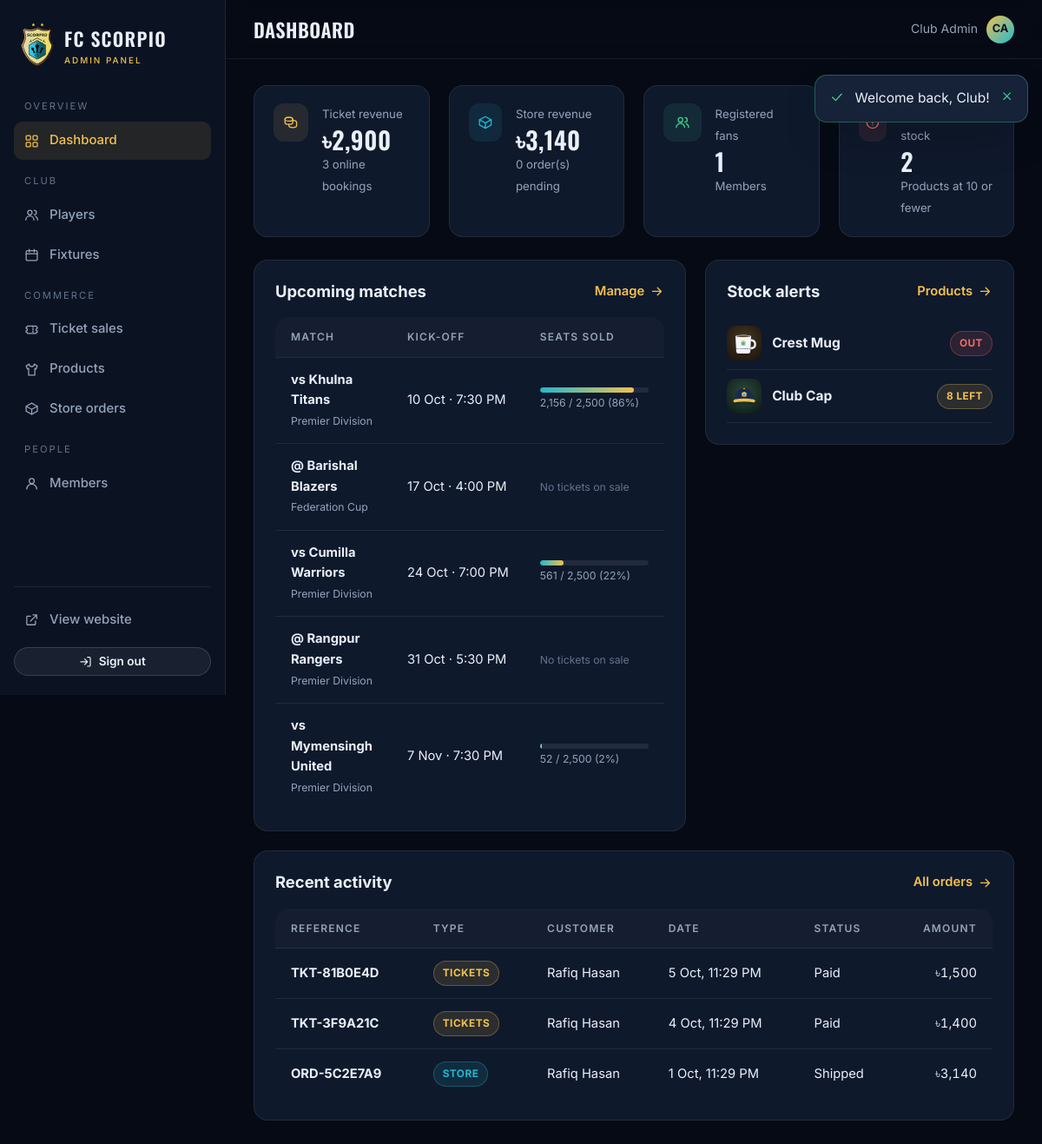
/admin/index.php (signed in), run on the app's committed database.
### tables this page shows
CREATE TABLE users (
    id            INT UNSIGNED AUTO_INCREMENT PRIMARY KEY,
    name          VARCHAR(100) NOT NULL,
    email         VARCHAR(150) NOT NULL UNIQUE,
    phone         VARCHAR(20)  NULL,
    password_hash VARCHAR(255) NOT NULL,
    role          ENUM('fan','admin') NOT NULL DEFAULT 'fan',
    created_at    TIMESTAMP NOT NULL DEFAULT CURRENT_TIMESTAMP
);

CREATE TABLE fixtures (
    id            INT UNSIGNED AUTO_INCREMENT PRIMARY KEY,
    opponent      VARCHAR(100) NOT NULL,
    competition   VARCHAR(80)  NOT NULL DEFAULT 'Premier Division',
    venue         VARCHAR(120) NOT NULL,
    is_home       TINYINT(1)   NOT NULL DEFAULT 1,
    kickoff       DATETIME     NOT NULL,
    status        ENUM('scheduled','finished','postponed') NOT NULL DEFAULT 'scheduled',
    goals_for     TINYINT UNSIGNED NULL,
    goals_against TINYINT UNSIGNED NULL,
    created_at    TIMESTAMP NOT NULL DEFAULT CURRENT_TIMESTAMP,
    INDEX idx_kickoff (kickoff)
);

CREATE TABLE products (
    id          INT UNSIGNED AUTO_INCREMENT PRIMARY KEY,
    name        VARCHAR(120) NOT NULL,
    category    ENUM('Kits','Training','Accessories','Souvenirs') NOT NULL DEFAULT 'Accessories',
    description TEXT NULL,
    price       DECIMAL(10,2) NOT NULL,
    stock       INT UNSIGNED  NOT NULL DEFAULT 0,
    image       VARCHAR(255) NULL,
    is_active   TINYINT(1) NOT NULL DEFAULT 1,
    created_at  TIMESTAMP NOT NULL DEFAULT CURRENT_TIMESTAMP
);

### includes/helpers.php (called while the page is built, shortened)
<?php
function e(mixed $value): string
{
    return htmlspecialchars((string) ($value ?? ''), ENT_QUOTES | ENT_SUBSTITUTE, 'UTF-8');
}
function base_url(): string
{
    static $base = null;
    if ($base !== null) {
        return $base;
    }
    $root      = str_replace('\\', '/', (string) realpath(ROOT_PATH));
    $scriptDir = str_replace('\\', '/', (string) realpath(dirname($_SERVER['SCRIPT_FILENAME'] ?? '')));
    $relative  = trim(substr($scriptDir, strlen($root)), '/');
    $urlDir    = rtrim(str_replace('\\', '/', dirname($_SERVER['SCRIPT_NAME'] ?? '/')), '/');
    if ($relative !== '' && str_ends_with($urlDir, '/' . $relative)) {
        $urlDir = substr($urlDir, 0, -strlen($relative) - 1);
    }
    return $base = $urlDir;
}
function url(string $path = ''): string
{
    return base_url() . '/' . ltrim($path, '/');
}
function asset(string $path): string
{
    $file = ROOT_PATH . '/assets/' . ltrim($path, '/');
    $v = is_file($file) ? filemtime($file) : 1;
    return url('assets/' . ltrim($path, '/')) . '?v=' . $v;
}
function money(float|int|string $amount): string
{
    return config('app.currency') . number_format((float) $amount, 0);
}
function fmt_date(?string $dt, string $format = 'D, j M Y'): string
{
    return $dt ? date($format, strtotime($dt)) : '—';
}
function fmt_time(?string $dt): string
{
    return $dt ? date('g:i A', strtotime($dt)) : '';
}
function initials(string $name): string
{
    $parts = preg_split('/\s+/', trim($name));
    $first = mb_substr($parts[0] ?? '', 0, 1);
    $last  = count($parts) > 1 ? mb_substr(end($parts), 0, 1) : '';
    return mb_strtoupper($first . $last);
}
function product_image(?string $file): string
{
    return $file ? url('uploads/products/' . $file) : asset('img/crest.png');
}

### includes/auth.php (called while the page is built, shortened)
<?php
function current_user(): ?array
{
    static $user = false;
    if ($user !== false) {
        return $user;
    }
    $id = $_SESSION['user_id'] ?? null;
    $user = $id ? db_one('SELECT id, name, email, phone, role, created_at FROM users WHERE id = ?', [$id]) : null;
    return $user;
}
function require_login(): array
{
    $user = current_user();
    return $user;
}
function require_admin(): array
{
    $user = require_login();
    return $user;
}

### includes/db.php (called while the page is built, shortened)
<?php
function db(): PDO
{
    static $pdo = null;
    if ($pdo instanceof PDO) {
        return $pdo;
    }
    $c = config('db');
    $dsn = sprintf('mysql:host=%s;port=%d;dbname=%s;charset=utf8mb4', $c['host'], $c['port'], $c['name']);
    try {
        $pdo = new PDO($dsn, $c['user'], $c['password'], [
            PDO::ATTR_ERRMODE            => PDO::ERRMODE_EXCEPTION,
            PDO::ATTR_DEFAULT_FETCH_MODE => PDO::FETCH_ASSOC,
            PDO::ATTR_EMULATE_PREPARES   => false,
        ]);
        $pdo->exec("SET time_zone = '" . (new DateTime())->format('P') . "'");
    } catch (PDOException $e) {
        http_response_code(500);
        $msg = config('app.debug') ? e($e->getMessage()) : 'Database connection failed.';
        exit('<div style="font-family:system-ui;max-width:640px;margin:10vh auto;padding:24px;border-radius:12px;background:#fff4f4;color:#7a1f1f;border:1px solid #f3c2c2">'
            . '<h2 style="margin-top:0">Cannot connect to the database</h2><p>' . $msg . '</p>'
            . '<p>Make sure MySQL is running and that you imported <code>database/schema.sql</code>. '
            . 'Credentials live in <code>config/config.php</code>.</p></div>');
    }
    return $pdo;
}
function db_query(string $sql, array $params = []): PDOStatement
{
    $stmt = db()->prepare($sql);
    $stmt->execute($params);
    return $stmt;
}
function db_all(string $sql, array $params = []): array
{
    return db_query($sql, $params)->fetchAll();
}
function db_one(string $sql, array $params = []): ?array
{
    $row = db_query($sql, $params)->fetch();
    return $row === false ? null : $row;
}
function db_value(string $sql, array $params = []): mixed
{
    $v = db_query($sql, $params)->fetchColumn();
    return $v === false ? null : $v;
}

### includes/bootstrap.php (called while the page is built, shortened)
<?php
require_once __DIR__ . '/helpers.php';
require_once __DIR__ . '/db.php';
require_once __DIR__ . '/auth.php';
require_once __DIR__ . '/icons.php';
function config(string $key, mixed $default = null): mixed
{
    $value = $GLOBALS['config'];
    foreach (explode('.', $key) as $part) {
        $value = $value[$part];
    }
    return $value;
}

### admin/index.php (the view, shortened to what this page needs)
<?php
require __DIR__ . '/../includes/bootstrap.php';
require_admin();
$stats = [
    'fans'         => (int) db_value("SELECT COUNT(*) FROM users WHERE role = 'fan'"),
    'ticket_rev'   => (float) db_value('SELECT COALESCE(SUM(total), 0) FROM ticket_orders'),
    'tickets_sold' => (int) db_value('SELECT COALESCE(SUM(quantity), 0) FROM ticket_orders'),
    'store_rev'    => (float) db_value("SELECT COALESCE(SUM(total), 0) FROM orders WHERE status <> 'cancelled'"),
    'pending'      => (int) db_value("SELECT COUNT(*) FROM orders WHERE status = 'pending'"),
    'low_stock'    => (int) db_value('SELECT COUNT(*) FROM products WHERE is_active = 1 AND stock <= 10'),
];
$upcoming = db_all(
    "SELECT f.*, COALESCE(SUM(t.sold), 0) AS sold, COALESCE(SUM(t.capacity), 0) AS capacity
     FROM fixtures f LEFT JOIN ticket_types t ON t.fixture_id = f.id
     WHERE f.status = 'scheduled' AND f.kickoff > NOW()
     GROUP BY f.id ORDER BY f.kickoff LIMIT 5"
);
$recentOrders = db_all(
    "SELECT o.reference, o.total, o.status, o.created_at, u.name, 'Store' AS kind FROM orders o JOIN users u ON u.id = o.user_id
     UNION ALL
     SELECT o.reference, o.total, 'paid', o.created_at, u.name, 'Tickets' FROM ticket_orders o JOIN users u ON u.id = o.user_id
     ORDER BY created_at DESC LIMIT 8"
);
$lowStock = db_all('SELECT id, name, stock, image FROM products WHERE is_active = 1 AND stock <= 10 ORDER BY stock LIMIT 5');
$pageTitle = 'Dashboard';
$active = 'dashboard';
require __DIR__ . '/../partials/admin_header.php';
?>
<div class="grid grid-4" style="margin-bottom:26px">
    <div class="stat-card"><div class="ico"><?= icon('coins') ?></div><div><span>Ticket revenue</span><strong><?= money($stats['ticket_rev']) ?></strong><span><?= number_format($stats['tickets_sold']) ?> online bookings</span></div></div>
    <div class="stat-card"><div class="ico teal"><?= icon('package') ?></div><div><span>Store revenue</span><strong><?= money($stats['store_rev']) ?></strong><span><?= $stats['pending'] ?> order(s) pending</span></div></div>
    <div class="stat-card"><div class="ico green"><?= icon('users') ?></div><div><span>Registered fans</span><strong><?= number_format($stats['fans']) ?></strong><span>Members</span></div></div>
    <div class="stat-card"><div class="ico red"><?= icon('alert') ?></div><div><span>Low / out of stock</span><strong><?= $stats['low_stock'] ?></strong><span>Products at 10 or fewer</span></div></div>
</div>
<div class="grid" style="grid-template-columns:1.4fr 1fr;align-items:start">
    <div class="card">
        <div class="card-title"><h3>Upcoming matches</h3><a class="link-arrow" href="<?= url('admin/fixtures.php') ?>">Manage <?= icon('arrow') ?></a></div>
        <?php if ($upcoming): ?>
        <div class="table-wrap" style="border:0;background:none">
            <table class="table">
                <thead><tr><th>Match</th><th>Kick-off</th><th style="width:36%">Seats sold</th></tr></thead>
                <tbody>
                <?php foreach ($upcoming as $f): $pct = $f['capacity'] ? round($f['sold'] / $f['capacity'] * 100) : 0; ?>
                    <tr>
                        <td><strong><?= $f['is_home'] ? 'vs' : '@' ?> <?= e($f['opponent']) ?></strong><br><small class="muted"><?= e($f['competition']) ?></small></td>
                        <td class="nowrap"><?= fmt_date($f['kickoff'], 'j M') ?> · <?= fmt_time($f['kickoff']) ?></td>
                        <td>
                            <?php if ($f['capacity']): ?>
                                <div class="bar"><span style="width:<?= $pct ?>%"></span></div>
                                <small class="muted"><?= number_format($f['sold']) ?> / <?= number_format($f['capacity']) ?> (<?= $pct ?>%)</small>
                            <?php else: ?><small class="faint">No tickets on sale</small><?php endif; ?>
                        </td>
                    </tr>
                <?php endforeach; ?>
                </tbody>
            </table>
        </div>
        <?php else: ?><div class="empty">No upcoming fixtures.</div><?php endif; ?>
    </div>
    <div class="card">
        <div class="card-title"><h3>Stock alerts</h3><a class="link-arrow" href="<?= url('admin/products.php') ?>">Products <?= icon('arrow') ?></a></div>
        <?php foreach ($lowStock as $p): ?>
            <div class="cell-main" style="padding:10px 0;border-bottom:1px solid var(--border)">
                <img class="thumb-sm" src="<?= e(product_image($p['image'])) ?>" alt="" style="width:40px;height:40px;border-radius:10px">
                <div style="flex:1"><strong><?= e($p['name']) ?></strong></div>
                <span class="pill <?= $p['stock'] == 0 ? 'pill-red' : 'pill-gold' ?>"><?= $p['stock'] == 0 ? 'Out' : (int) $p['stock'] . ' left' ?></span>
            </div>
        <?php endforeach; ?>
    </div>
</div>
<div class="card" style="margin-top:22px">
    <div class="card-title"><h3>Recent activity</h3><a class="link-arrow" href="<?= url('admin/orders.php') ?>">All orders <?= icon('arrow') ?></a></div>
    <div class="table-wrap" style="border:0;background:none">
        <table class="table">
            <thead><tr><th>Reference</th><th>Type</th><th>Customer</th><th>Date</th><th>Status</th><th class="num">Amount</th></tr></thead>
            <tbody>
            <?php foreach ($recentOrders as $o): ?>
                <tr>
                    <td><strong><?= e($o['reference']) ?></strong></td>
                    <td><span class="pill <?= $o['kind'] === 'Tickets' ? 'pill-gold' : 'pill-teal' ?>"><?= e($o['kind']) ?></span></td>
                    <td><?= e($o['name']) ?></td>
                    <td class="nowrap"><?= fmt_date($o['created_at'], 'j M, g:i A') ?></td>
                    <td><?= e(ucfirst($o['status'])) ?></td>
                    <td class="num"><?= money($o['total']) ?></td>
                </tr>
            <?php endforeach; ?>
            </tbody>
        </table>
    </div>
</div>
<?php require __DIR__ . '/../partials/admin_footer.php'; ?>

### partials/admin_header.php (shortened to what this page needs)
<?php
require __DIR__ . '/head.php';
$user = current_user();
$active = $active ?? '';
$nav = [
    'Overview' => [
        'dashboard' => ['admin/index.php', 'Dashboard', 'grid'],
    ],
    'Club' => [
        'players'  => ['admin/players.php',  'Players',   'users'],
        'fixtures' => ['admin/fixtures.php', 'Fixtures',  'calendar'],
    ],
    'Commerce' => [
        'tickets'  => ['admin/tickets.php',  'Ticket sales', 'ticket'],
        'products' => ['admin/products.php', 'Products',     'shirt'],
        'orders'   => ['admin/orders.php',   'Store orders', 'package'],
    ],
    'People' => [
        'users'    => ['admin/users.php',    'Members',   'user'],
    ],
];
?>
<body class="admin-body">
<aside class="sidebar" id="sidebar">
    <a class="brand" href="<?= url('admin/index.php') ?>">
        <img src="<?= asset('img/crest.png') ?>" alt="">
        <span>FC Scorpio<small>Admin panel</small></span>
    </a>
    <?php foreach ($nav as $section => $items): ?>
        <div class="side-label"><?= e($section) ?></div>
        <nav class="side-nav">
            <?php foreach ($items as $key => [$href, $label, $ico]): ?>
                <a href="<?= url($href) ?>" class="<?= $active === $key ? 'active' : '' ?>"><?= icon($ico) ?> <?= e($label) ?></a>
            <?php endforeach; ?>
        </nav>
    <?php endforeach; ?>
    <div class="bottom side-nav">
        <a href="<?= url('index.php') ?>"><?= icon('external') ?> View website</a>
        <form method="post" action="<?= url('logout.php') ?>">
            <button type="submit" class="btn btn-ghost btn-sm btn-block" style="margin-top:8px"><?= icon('logout') ?> Sign out</button>
        </form>
    </div>
</aside>
<div class="admin-main">
    <header class="admin-top">
        <h1><?= e($pageTitle ?? 'Dashboard') ?></h1>
        <div class="right">
            <span class="muted nowrap" style="font-size:.88rem"><?= e($user['name']) ?></span>
            <span class="avatar"><?= e(initials($user['name'])) ?></span>
        </div>
    </header>
    <?php require __DIR__ . '/flash.php'; ?>
    <div class="admin-content">

### data on the page
users: name "Club Admin", name "CA"
fixtures: is_home "vs", opponent "Khulna Titans", competition "Premier Division", kickoff "10 Oct", kickoff "7:30 PM", sold "2,156", capacity "2,500", pct "86"
fixtures: opponent "Barishal Blazers", competition "Federation Cup", kickoff "17 Oct", kickoff "4:00 PM", shows "No tickets on sale"
fixtures: is_home "vs", opponent "Cumilla Warriors", competition "Premier Division", kickoff "24 Oct", kickoff "7:00 PM", sold "561", capacity "2,500", pct "22"
fixtures: opponent "Rangpur Rangers", competition "Premier Division", kickoff "31 Oct", kickoff "5:30 PM", shows "No tickets on sale"
fixtures: is_home "vs", opponent "Mymensingh United", competition "Premier Division", kickoff "7 Nov", kickoff "7:30 PM", sold "52", capacity "2,500", pct "2"
products: image (picture), name "Crest Mug", stock "OUT"
products: image (picture), name "Club Cap", stock "8"

### other printed values
$section "OVERVIEW"
$label "Dashboard"
$section "CLUB"
$label "Players"
$label "Fixtures"
$section "COMMERCE"
$label "Ticket sales"
$label "Products"
$label "Store orders"
$section "PEOPLE"
$label "Members"
$pageTitle "DASHBOARD"
$f['message'] "Welcome back, Club!"
money($stats['ticket_rev']) "৳2,900"
$stats['tickets_sold'] "3"
